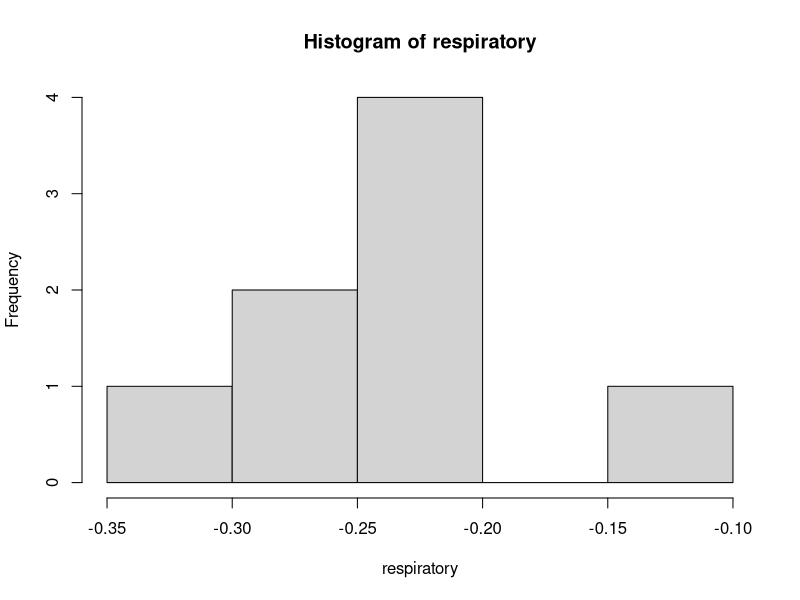
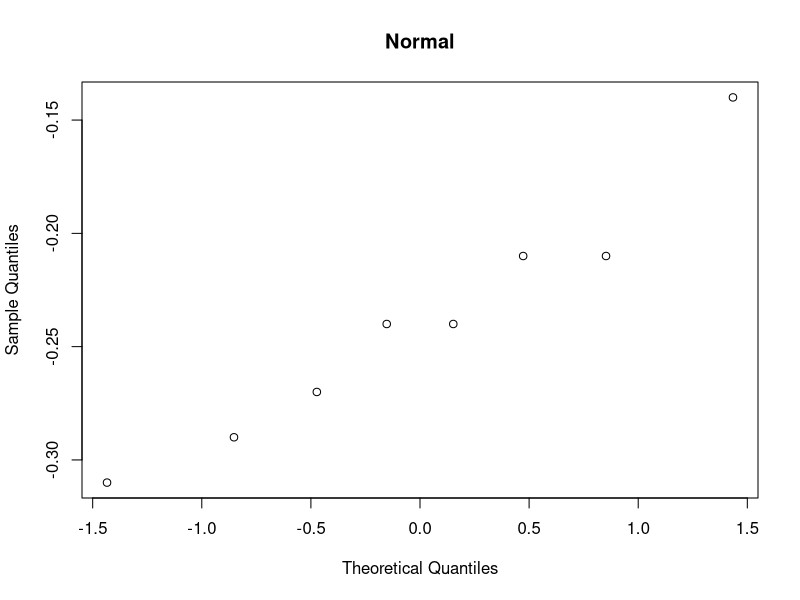
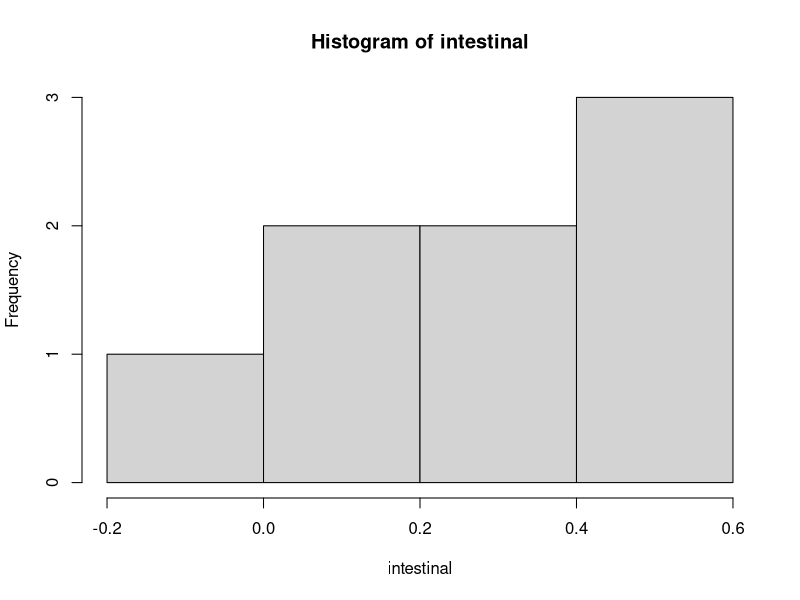
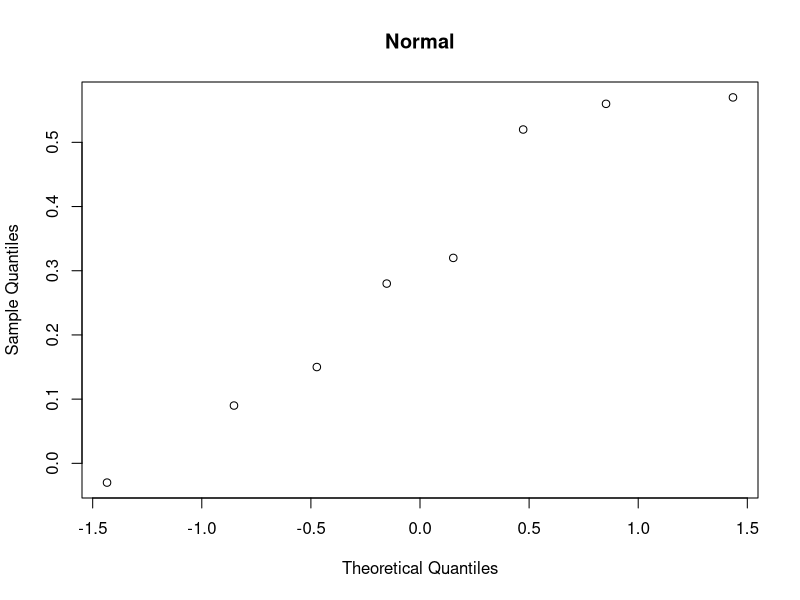

Here is the R script that generated these plots, in order:
options(scipen = 999)

respiratory <- c(-0.27, -0.31, -0.29, -0.21, -0.21, -0.24, -0.24, -0.14)
hist(respiratory)
qqnorm(respiratory, main='Normal')
t.test(respiratory)



intestinal <- c(-0.03, 0.32, 0.52, 0.15, 0.28, 0.57, 0.09, 0.56)
hist(intestinal)
qqnorm(intestinal, main='Normal')
t.test(intestinal)
